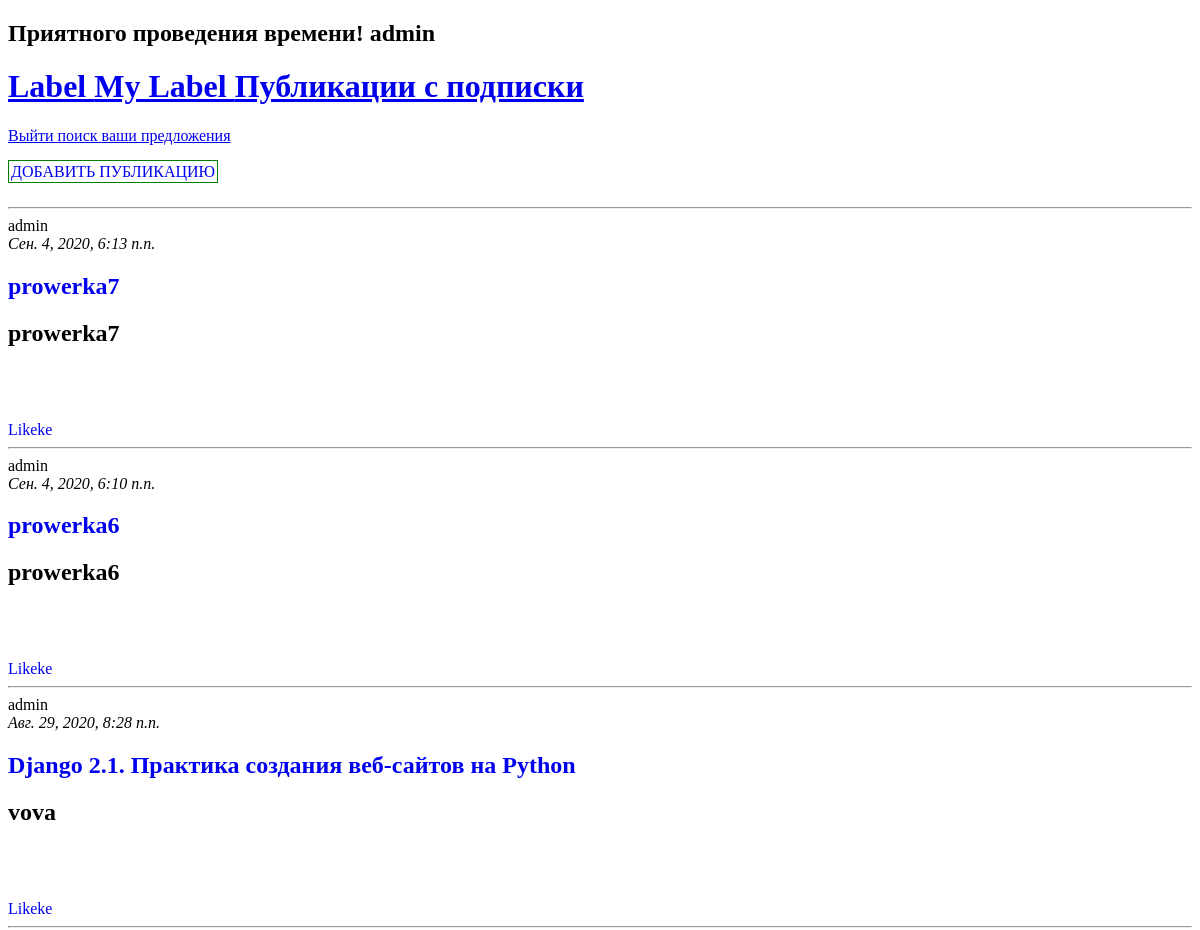
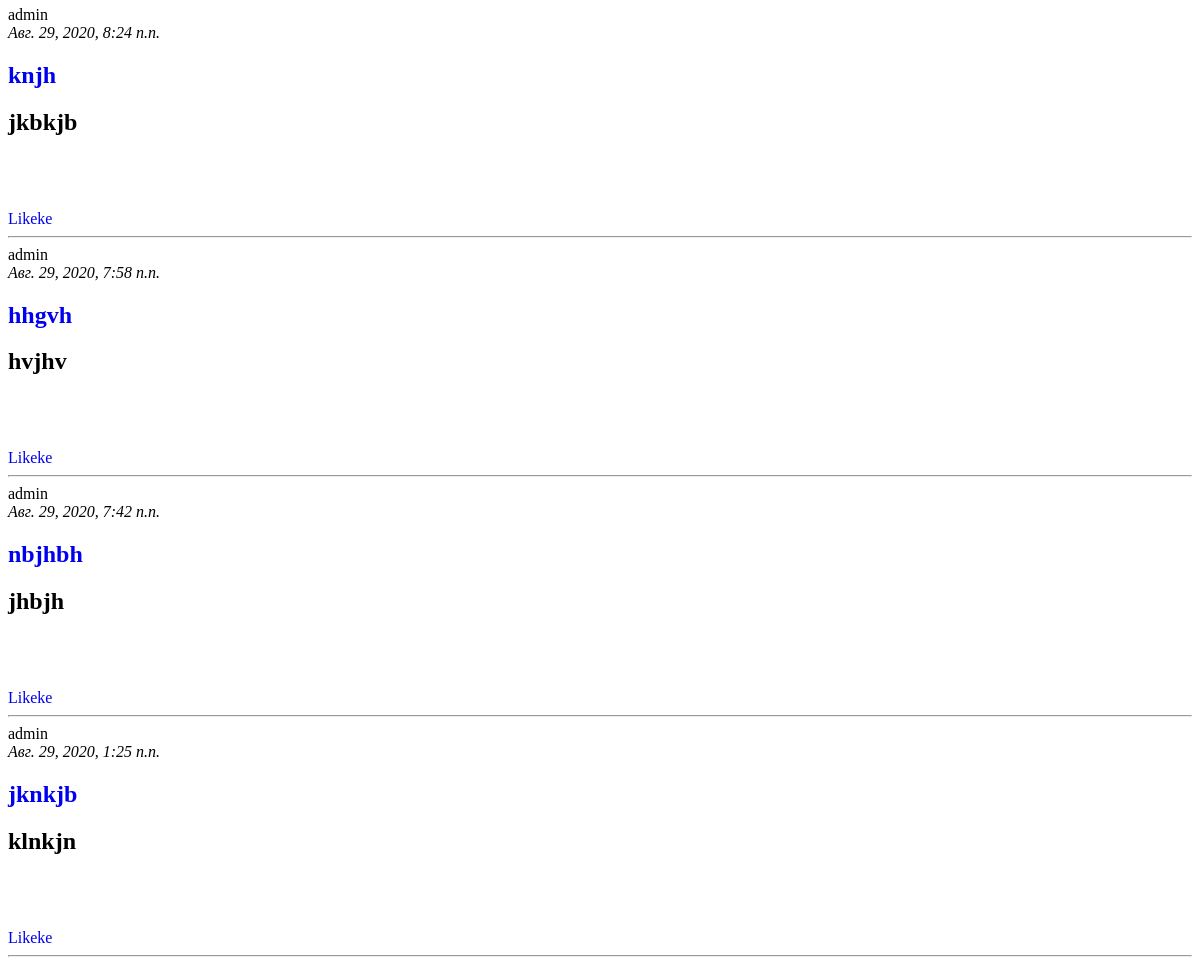
The page /mylabel/ (signed in) on the database its author committed (2 pictures, top to bottom).
### appSocialNetwork/models.py (models this page shows, shortened)
class Book(models.Model):
    title_book = models.CharField('Название книги', max_length = 100)
    author_book = models.CharField('Автор книги',  max_length = 100)
    date_book = models.IntegerField(verbose_name = 'Год книги', blank = True, null = True)
    description_book = models.TextField('Описание книги', max_length = 2000, blank = True, null = True)
    image_book = models.ImageField(blank = True, upload_to = 'image/', verbose_name = 'Изображение книги')
    pdf_book = models.FileField(blank = True, upload_to = 'pdf/', verbose_name = 'Ссылка pdf')
    date_publication = models.DateTimeField('Дата публикации', auto_now_add = True, db_index = True)
    author_publication = models.ForeignKey(User, verbose_name = 'Пользователь', on_delete = models.CASCADE, blank = True, null = True)
    likes = models.ManyToManyField(User, related_name = "likes", blank = True)
    class Meta:
        verbose_name = 'Книга'
        verbose_name_plural = 'Книги'
    def adminShowImage(self):
        if self.image_book:
           return mark_safe(u'<a href="{0}" target="_blank"><img src="{0}" width="50"/></a>'.format(self.image_book.url))
        else:
            return '(Нет изображения)'
    adminShowImage.short_description = 'Изображение'
    adminShowImage.allow_tags = True

### appSocialNetwork/views.py (the view)
# urls.py: path('mylabel/', views.myLabel, name = "mylabel"),
def myLabel(request):
    my_posts = Book.objects.filter(author_publication = request.user)
    my_posts = my_posts.order_by('-date_publication')
    return render(request, 'appSocialNetwork/mylabel.html', {'my_posts': my_posts})

### appSocialNetwork/templates/appSocialNetwork/mylabel.html (shortened to what this page needs)
{% extends 'appSocialNetwork/base.html' %}
{% block content %}
<br>
<br>
<a id="moya_ssilka" href="{% url 'addpublication' %}" class="btn btn-lg">ДОБАВИТЬ ПУБЛИКАЦИЮ</a>
<br>
<br>
<hr>
{% for element in my_posts %}
    {{ element.author_publication }}
    <br> <em> {{ element.date_publication }} </em>
    <h2> <a id="ssilka_a" href="{% url 'pagePost' element.id %}">{{ element.title_book }}</a> </h2>
    <h2>{{ element.author_book }}</h2>
    <br>{% if element.description_book %} {% endif %}
    <br>
    <br>
    <a id="ssilka_a" href="{% url 'home' %}"> Likeke </a>
    <hr>
{% endfor %}
{% endblock %}

### appSocialNetwork/templates/appSocialNetwork/base.html (shortened to what this page needs)
<!DOCTYPE html>
<html lang="ru">
<head>
</head>
<body>
    <h2>Приятного проведения времени!
        {{ user.username }}
    </h2>
    <h1>
        <a href="{% url 'home' %}">
            Label
        </a>
        <a href="{% url 'mylabel' %}">
            My Label
        </a>
        <a href="{% url 'home' %}">
            Публикации с подписки
        </a>
    </h1>
    {% if user.is_authenticated %}
        <a href="{% url 'logout' %}">
            Выйти
        </a>
    {% endif %}
    <a href="{% url 'home' %}">
        поиск
    </a>
    <a href="{% url 'home' %}">
        ваши предложения
    </a>
    {% block content %}
    {% endblock %}
</body>
</html>

### appSocialNetwork/templates/appSocialNetwork/mylabel.html (style rules this page uses)
#moya_ssilka { border: 1px solid green; padding: 2px; text-decoration: none; }
#ssilka_a { text-decoration: none; }

### rows shown on the page
Book: author_publication "admin", date_publication "Сен. 4, 2020, 6:13 п.п.", title_book "prowerka7", author_book "prowerka7"
Book: author_publication "admin", date_publication "Сен. 4, 2020, 6:10 п.п.", title_book "prowerka6", author_book "prowerka6"
Book: author_publication "admin", date_publication "Авг. 29, 2020, 8:28 п.п.", title_book "Django 2.1. Практика создания веб-сайтов на Python", author_book "vova"
Book: author_publication "admin", date_publication "Авг. 29, 2020, 8:24 п.п.", title_book "knjh", author_book "jkbkjb"
Book: author_publication "admin", date_publication "Авг. 29, 2020, 7:58 п.п.", title_book "hhgvh", author_book "hvjhv"
Book: author_publication "admin", date_publication "Авг. 29, 2020, 7:42 п.п.", title_book "nbjhbh", author_book "jhbjh"
Book: author_publication "admin", date_publication "Авг. 29, 2020, 1:25 п.п.", title_book "jknkjb", author_book "klnkjn"

### other values the page prints
{{ user.username }} "admin"
